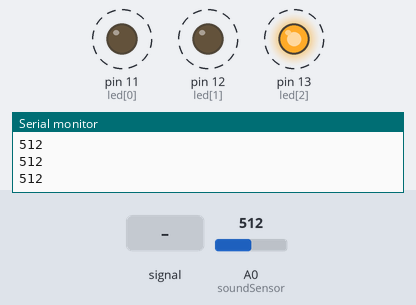
The sketch below on a simulated Arduino Uno, built with avr-gcc and run on an emulated ATmega328P. Parts: output pins drawn as LEDs (lit = HIGH), the last lines printed to the serial monitor. Dashed ring = blinking. The test bench sets the inputs (shaded band); at power-on: A0 (soundSensor) = 512.

Above: at 0.5 s.
1.3 s: A0 (soundSensor) set to 413
4.3 s: A0 (soundSensor) set to 383
At 4.3 s:
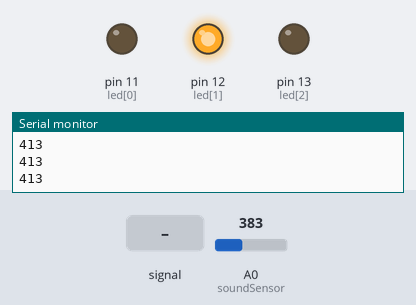
5.8 s: A0 (soundSensor) fed a 2 Hz sine of ±306 counts around its level
At 6.35 s:
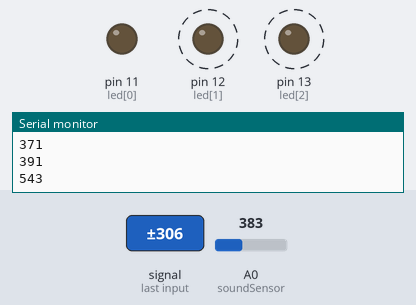
8.8 s: A0 (soundSensor) set to 306
At 8.8 s:
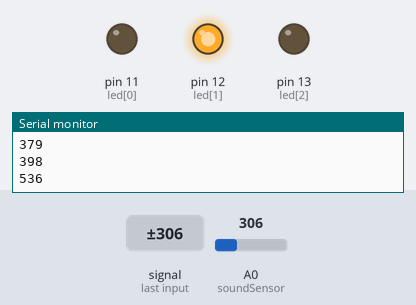
10.3 s: A0 (soundSensor) set to 410
At 10.8 s:
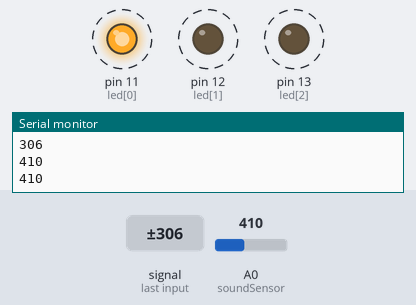
Timing chart, 0 to 14.3 s (numbered marks = the images above; inputs shaded):
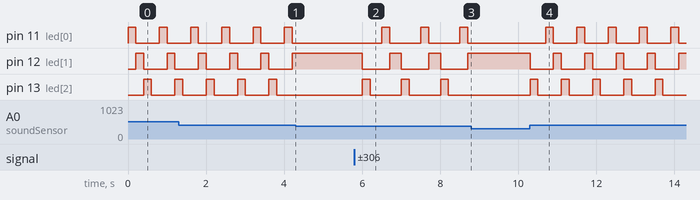

Measured:
- the behaviour switches between 400 and 399 on A0 (soundSensor) (found by bisection; images 0 and 1)
- after the input at 4.3 s, pin 11 (led[0]): stays LOW (without the input it goes to HIGH after 0.51 s); pin 12 (led[1]): stays HIGH (without the input it goes to LOW after 0.11 s); pin 13 (led[2]): stops changing and stays LOW
- after the input at 5.8 s, pin 11 (led[0]): alternates HIGH for 0.20 s and LOW for 0.80 s, starting after 0.71 s; pin 12 (led[1]): alternates HIGH for 0.30 s and LOW for 0.70 s, starting after 0.21 s; pin 13 (led[2]): alternates HIGH for 0.20 s and LOW for 0.80 s, starting after 0.21 s
- after the input at 8.8 s, pin 11 (led[0]): stays LOW (without the input it goes to HIGH after 0.71 s); pin 12 (led[1]): stays HIGH (without the input it goes to LOW after 0.21 s); pin 13 (led[2]): stops changing and stays LOW
- after the input at 10.3 s, pin 11 (led[0]): alternates HIGH for 0.20 s and LOW for 0.60 s, starting after 0.40 s; pin 12 (led[1]), pin 13 (led[2]): alternates HIGH for 0.20 s and LOW for 0.60 s, starting at once
- by itself, pin 11 (led[0]), pin 12 (led[1]), pin 13 (led[2]): alternates HIGH for 0.20 s and LOW for 0.60 s

The sketch:

sound_led.ino
```cpp
int soundSensor = A0;
int led[3] = {11, 12, 13};
int threshold = 400;
int count =0;

void setup() {
  // put your setup code here, to run once:
  Serial.begin(9600);
  pinMode(soundSensor, INPUT);
  for(int i = 0; i < 3; i++)
  {
    pinMode(led[i], OUTPUT);
  }

}

void loop() {
  // put your main code here, to run repeatedly:
  Serial.println(analogRead(soundSensor));
  if( analogRead(soundSensor) >= threshold)
  {
    for(int i = 0; i<3; i++)
    {
      if(i == count)
      digitalWrite(led[i], HIGH);
      else
      digitalWrite(led[i], LOW);
    }
    count = (count < 3) ? count + 1 : 0;
    delay(200);
  }
  else
  delay(1);

}
```
